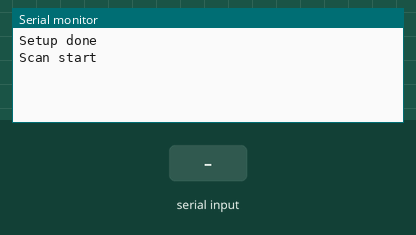
Recording of a sketch running on a simulated ESP8266 (NodeMCU). On the bench: the last lines printed to the serial monitor. Inputs (shaded band) come from the test bench. WiFi joins after 1.5 s; servers stay silent unless stated; a WiFi scan finds three made-up networks.

Above: at 3.2 s.
3.3 s: "1\n" received over Serial
At 5.4 s:
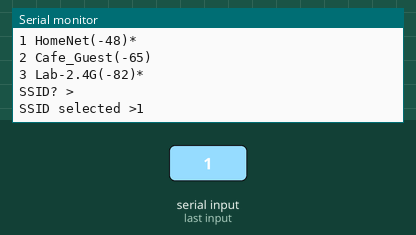
5.5 s: "0\n" received over Serial
At 10.5 s:
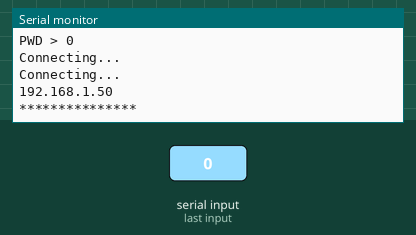

Measured:
- after the input at 3.3 s, the serial monitor: prints a new line after 1.7 s (image 1)
- after the input at 5.5 s, the serial monitor: prints a new line after 1.5 s (image 2)

The sketch:

wifiConnect.ino
```cpp
#include "ESP8266WiFi.h"

String ssid, pwd;

void setup() {
  // put your setup code here, to run once:
  Serial.begin(9600);
  WiFi.mode(WIFI_STA);
  WiFi.disconnect();
  delay(2000);
  Serial.println("Setup done");

}

void loop() {
  Serial.println("Scan start");
// detect nearly networks
  int n = WiFi.scanNetworks();
  Serial.println("Scan done");
  if (n == 0) {
    Serial.println("no networks found");
  } else {
    // print info of all networks
    for (int i = 0; i < n; i++) {
      Serial.print(i+1);
      Serial.print(" ");
      // print the name of the network
      Serial.print(WiFi.SSID(i));
      Serial.print("(");
      // print the RSSI value of the network
      Serial.print(WiFi.RSSI(i));
      Serial.print(")");
      // print * if the network has any type of encryption
      Serial.println((WiFi.encryptionType(i) == ENC_TYPE_NONE)?" ":"*");
      delay(10);
    }

    wifiNetworkSelection();
    connectToWifi();

  }
  Serial.println("***************");
  delay(5000);

}

void connectToWifi(void){
  int contador = 0;
  char c_ssid[ssid.length()];
  char c_pwd[pwd.length()];

  // convert string to char
  ssid.toCharArray(c_ssid, ssid.length());
  pwd.toCharArray(c_pwd, pwd.length());
  // check if the device is not connected to any network
  if (WiFi.status() != WL_CONNECTED) {
    // try to connect to the network
    WiFi.begin(c_ssid, c_pwd);
    while (WiFi.status() != WL_CONNECTED) {
      delay(1000);
      Serial.println("Connecting...");
      contador++;
      if (contador == 10) {
        break;
      }
    }
    // print local IP of the network
    Serial.println(WiFi.localIP());
  }
}


void wifiNetworkSelection(void){
  // get the information we need to connect to a network
  if (WiFi.status() != WL_CONNECTED) {
    Serial.println("SSID? >");
    while(!Serial.available());
    ssid = Serial.readString();
    Serial.print("SSID selected >");
    Serial.println(ssid);
    delay(1000);
    Serial.println("Password? >");
    while(!Serial.available());
    pwd = Serial.readString();
    Serial.print("PWD > ");
    Serial.println(pwd);;
  }
}
```
